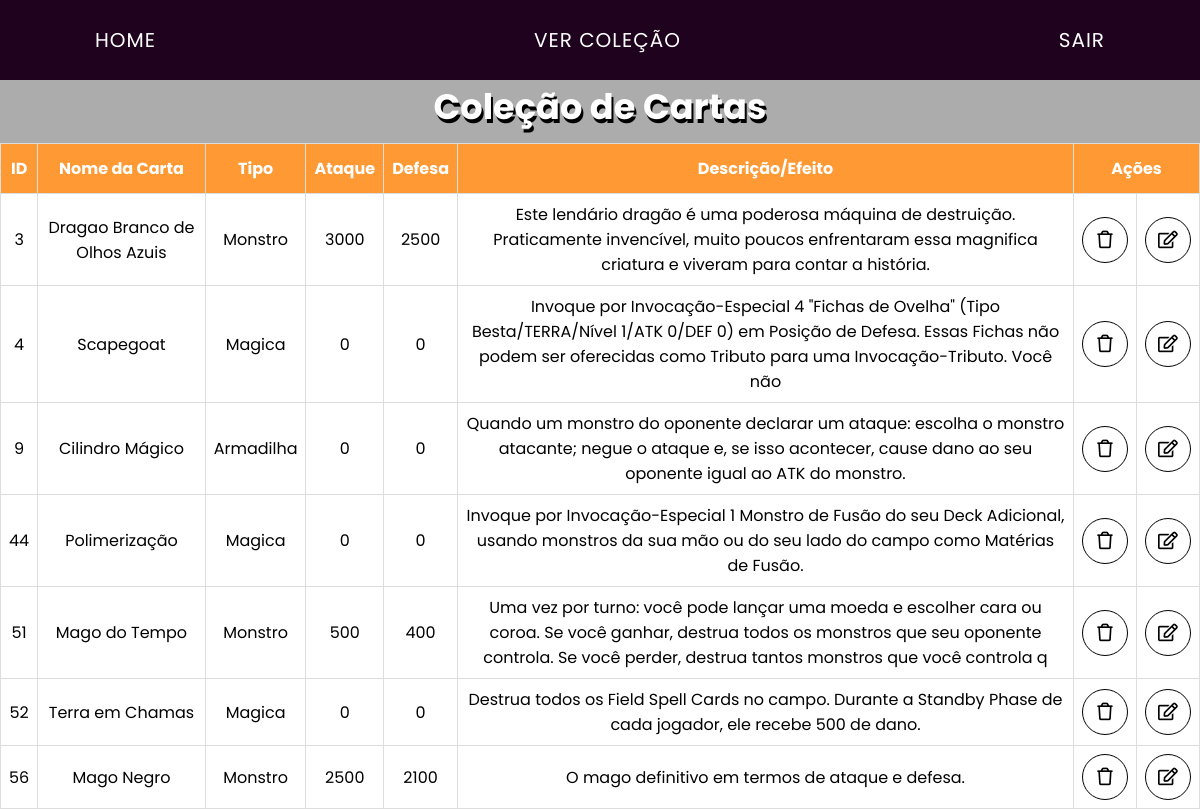
The page /colecao.php?msg=noedt on the database its author committed.
### tables this page shows
CREATE TABLE `cartas_tb` (
  `id` int(11) NOT NULL,
  `cardname` varchar(40) NOT NULL,
  `tipo` varchar(10) NOT NULL,
  `ataque` int(250) NOT NULL,
  `defesa` int(250) NOT NULL,
  `descricao` varchar(200) NOT NULL
);

### func.php (the view, shortened to what this page needs)
<?php
include_once 'conn.php';
function ExibirCarta()
{
	global $conn;
	$sql = "SELECT * FROM cartas_tb";
	$result = mysqli_query($conn, $sql);
	if(mysqli_affected_rows($conn) > 0)
	{
		echo '<p>';
		echo '<table class="tabela-colecao">';
		echo '<th>ID</th>';
		echo '<th>Nome da Carta</th>';
		echo '<th>Tipo</th>';
		echo '<th>Ataque</th>';
		echo'<th>Defesa</th>';
		echo'<th>Descrição/Efeito</th>';
		echo'<th colspan="2">Ações</th>';
		while ($registro = mysqli_fetch_assoc($result))
		{
			echo'<tr>';
			foreach($registro as $indice => $valor)
			{
				if ($indice == "id")
				{
					$id = $valor;
				}
				echo'<td>'. $valor . '</td>';
			}
			echo '<td>';
				echo '<a class="table-icon" href="deletarCarta.php?id='. $id.'"> <i class="far fa-trash"></i> </a>';
			echo '</td>';
			echo '<td>';
				echo '<a class="table-icon" href="editarCarta.php?id='. $id.'"> <i class="far fa-edit"></i> </a>';
			echo '</td>';
			echo'</tr>';
		}
		echo '</table>';
		echo '</p>';
	}
	else
	{
		echo'<h3>Não há cartas na coleção ainda =/. Utilize o formulário para realizar um cadastro.</h3>';
	}
}
?>

### colecao.php (shortened to what this page needs)
<?php include 'func.php'; ?>
<!DOCTYPE html>
<html lang="pt-br">
<head>
	<link rel="stylesheet" type="text/css" href="css/style.css">
	<link rel="stylesheet" type="text/css" href="css/icones.css">
</head>
<body>
	<div class="colecao">
		<div class="colecContent">
			<h2 class="titulo">Coleção de Cartas</h2>
			<?php
				include 'menu.php';
            	ExibirCarta();
			?>
		</div>
</body>
</html>

### menu.php
<ul class="menu">
    <li><a href="cartas.php">HOME</a></li>
    <li><a href="colecao.php">VER COLEÇÃO</a></li>
    <li><a href="logout.php">SAIR</a></li>
</ul>

### css/style.css (style rules this page uses)
* { padding: 0; margin: 0; box-sizing: border-box; }
body, input { font-family: 'Poppins', sans-serif; }
.titulo { font-size: 2.2rem; color: #fff; margin-bottom: 10px; text-shadow: 2px 4px 0px black; }
.table-icon { height: 46px; width: 46px; border: 1px solid black; display: flex; justify-content: center; align-items: center; text-decoration: none; color: black; font-size: 1.1rem; border-radius: 50%; transition: .3s; }
.menu { padding: 25px 80px; margin: 0px; list-style: none; position: fixed; align-items: center; top: 0; left: 0; width: 100%; display: flex; justify-content: space-between; font-size: 20px; background-color: #1e021e; }
.menu li { position: relative; list-style: none; }
.menu a { position: relative; margin: 0 15px; text-decoration: none; color: #fff; letter-spacing: 1px; }
.colecao { position: relative; width: 100%; min-height: 100vh; background-color: #acacac; }
.colecContent { position: absolute; top: 10%; width: 100%; text-align: center; }
.tabela-colecao { width: 100%; border-collapse: collapse; color: black; background-color: white; }
.tabela-colecao td, .tabela-colecao th { border: 1px solid #ddd; padding: 8px; }
.tabela-colecao th { padding-top: 12px; padding-bottom: 12px; background-color: #ff9933; color: white; }

### rows shown on the page
cartas_tb: id "3", cardname "Dragao Branco de Olhos Azuis", tipo "Monstro", ataque "3000", defesa "2500", descricao "Este lendário dragão é uma poderosa máquina de destruição. Praticamente invencível, muito poucos enfrentaram essa magnifica criatura e viveram para contar a história."
cartas_tb: id "4", cardname "Scapegoat", tipo "Magica", ataque "0", defesa "0", descricao "Invoque por Invocação-Especial 4 \"Fichas de Ovelha\" (Tipo Besta/TERRA/Nível 1/ATK 0/DEF 0) em Posição de Defesa. Essas Fichas não podem ser oferecidas como Tributo para uma Invocação-Tributo. Você não"
cartas_tb: id "9", cardname "Cilindro Mágico", tipo "Armadilha", ataque "0", defesa "0", descricao "Quando um monstro do oponente declarar um ataque: escolha o monstro atacante; negue o ataque e, se isso acontecer, cause dano ao seu oponente igual ao ATK do monstro."
cartas_tb: id "44", cardname "Polimerização", tipo "Magica", ataque "0", defesa "0", descricao "Invoque por Invocação-Especial 1 Monstro de Fusão do seu Deck Adicional, usando monstros da sua mão ou do seu lado do campo como Matérias de Fusão."
cartas_tb: id "51", cardname "Mago do Tempo", tipo "Monstro", ataque "500", defesa "400", descricao "Uma vez por turno: você pode lançar uma moeda e escolher cara ou coroa. Se você ganhar, destrua todos os monstros que seu oponente controla. Se você perder, destrua tantos monstros que você controla q"
cartas_tb: id "52", cardname "Terra em Chamas", tipo "Magica", ataque "0", defesa "0", descricao "Destrua todos os Field Spell Cards no campo. Durante a Standby Phase de cada jogador, ele recebe 500 de dano."
cartas_tb: id "56", cardname "Mago Negro", tipo "Monstro", ataque "2500", defesa "2100", descricao "O mago definitivo em termos de ataque e defesa."
